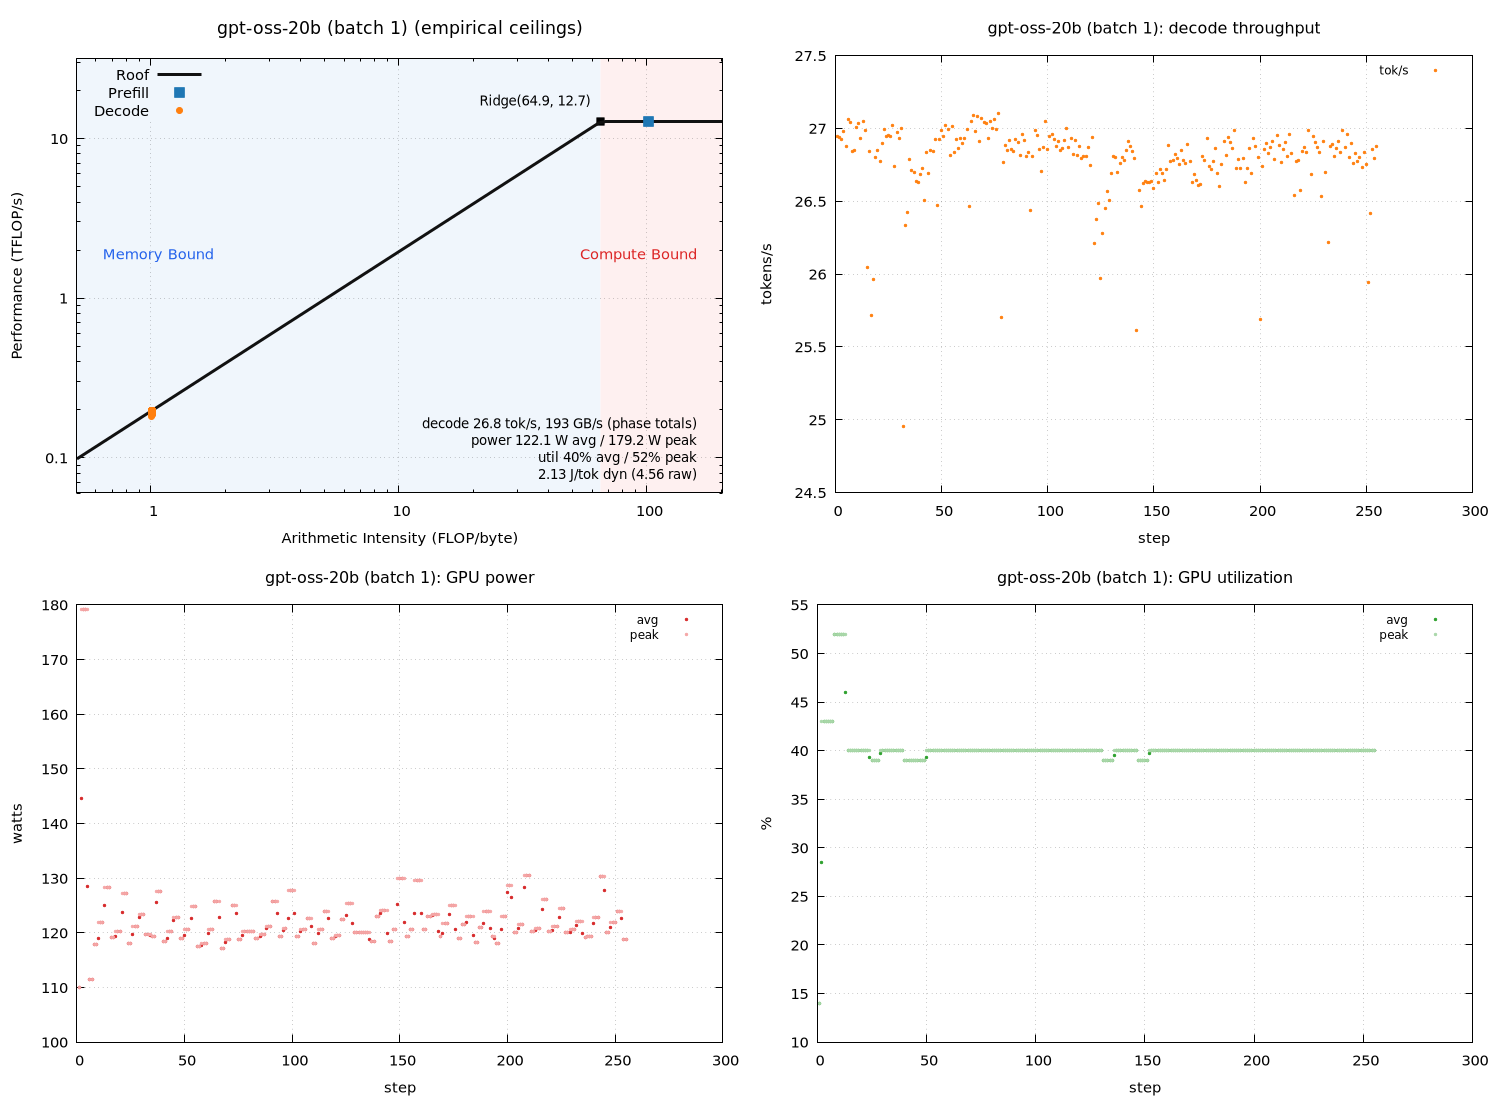

Source code (gnuplot):
set terminal pngcairo size 1500,1100 enhanced font 'Sans,11'
set output 'sweep_a100_tf/gpt_b001_roofline.png'
set datafile separator "\t"
set datafile missing 'NaN'
set multiplot layout 2,2
unset label
unset object
unset arrow
set title "gpt-oss-20b (batch 1) (empirical ceilings)" font ',13'
set xlabel "Arithmetic Intensity (FLOP/byte)"
set ylabel "Performance (TFLOP/s)"
set logscale xy
set xrange [0.502885:202.385]
set yrange [0.0604694:31.744]
set grid xtics ytics
set key top left
set object 1 rectangle from graph 0, graph 0 to first 64.9019, graph 1 \
    fillcolor rgb '#dce9f7' fillstyle solid 0.45 noborder behind
set object 2 rectangle from first 64.9019, graph 0 to graph 1, graph 1 \
    fillcolor rgb '#fbdcdc' fillstyle solid 0.45 noborder behind
set label 1 "Memory Bound" at graph 0.04, graph 0.55 left \
    textcolor rgb '#2563eb' font ',11'
set label 2 "Compute Bound" at graph 0.96, graph 0.55 right \
    textcolor rgb '#dc2626' font ',11'
set label 3 "Ridge(64.9, 12.7)" \
    at first 64.9019, first 12.6976 right \
    point pointtype 5 pointsize 1.2 \
    offset character -1.5, character 1 font ',10'
set label 4 "decode 26.8 tok/s, 193 GB/s (phase totals)\npower 122.1 W avg / 179.2 W peak\nutil 40% avg / 52% peak\n2.13 J/tok dyn (4.56 raw)" at graph 0.96, graph 0.16 right font ',10'
peak_t = 12.6976
peak_b = 195.643
roof(x) = (x * peak_b / 1000.0 < peak_t) ? x * peak_b / 1000.0 : peak_t
plot roof(x) with lines linewidth 3 linecolor rgb '#111111' title 'Roof', \
     'sweep_a100_tf/gpt_b001_roofline.dat' using 3:(strcol(2) eq 'prefill' ? $4 : 1/0) with points \
         pointtype 5 pointsize 1.6 linecolor rgb '#1f77b4' title 'Prefill', \
     'sweep_a100_tf/gpt_b001_roofline.dat' using 3:(strcol(2) eq 'decode' ? $4 : 1/0) with points \
         pointtype 7 pointsize 1.0 linecolor rgb '#ff7f0e' title 'Decode'

unset label
unset object
unset arrow
unset logscale
set xrange [*:*]
set yrange [*:*]
set title "gpt-oss-20b (batch 1): decode throughput" font ',12'
set xlabel "step"
set ylabel "tokens/s"
set grid xtics ytics
set key top right font ',9'
plot 'sweep_a100_tf/gpt_b001_roofline.dat' using 1:(strcol(2) eq 'decode' ? $5 : 1/0) with points pointtype 7 pointsize 0.4 linecolor rgb '#ff7f0e' title 'tok/s'

unset label
unset object
unset arrow
unset logscale
set xrange [*:*]
set yrange [*:*]
set title "gpt-oss-20b (batch 1): GPU power" font ',12'
set xlabel "step"
set ylabel "watts"
set grid xtics ytics
set key top right font ',9'
plot 'sweep_a100_tf/gpt_b001_roofline.dat' using 1:(strcol(2) eq 'decode' ? $6 : 1/0) with points pointtype 7 pointsize 0.4 linecolor rgb '#d62728' title 'avg', \
     'sweep_a100_tf/gpt_b001_roofline.dat' using 1:(strcol(2) eq 'decode' ? $8 : 1/0) with points pointtype 7 pointsize 0.4 linecolor rgb '#f4a6a6' title 'peak'

unset label
unset object
unset arrow
unset logscale
set xrange [*:*]
set yrange [*:*]
set title "gpt-oss-20b (batch 1): GPU utilization" font ',12'
set xlabel "step"
set ylabel "%"
set grid xtics ytics
set key top right font ',9'
plot 'sweep_a100_tf/gpt_b001_roofline.dat' using 1:(strcol(2) eq 'decode' ? $7 : 1/0) with points pointtype 7 pointsize 0.4 linecolor rgb '#2ca02c' title 'avg', \
     'sweep_a100_tf/gpt_b001_roofline.dat' using 1:(strcol(2) eq 'decode' ? $9 : 1/0) with points pointtype 7 pointsize 0.4 linecolor rgb '#a9d7a9' title 'peak'

unset multiplot
